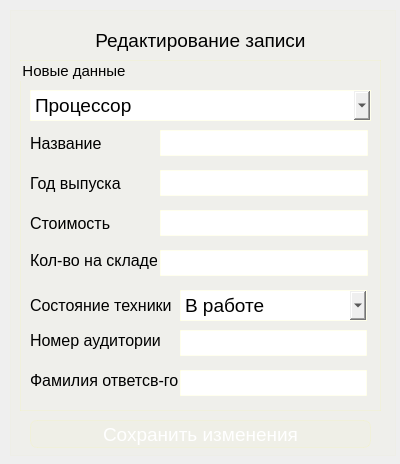
<?xml version="1.0" encoding="UTF-8"?>
<ui version="4.0">
 <class>wndw_edit</class>
 <widget class="QDialog" name="wndw_edit">
  <property name="geometry">
   <rect>
    <x>0</x>
    <y>0</y>
    <width>400</width>
    <height>464</height>
   </rect>
  </property>
  <property name="windowTitle">
   <string>Dialog</string>
  </property>
  <property name="styleSheet">
   <string notr="true">background-color: qlineargradient(
        spread:pad, x1:0, y1:0, x2:1, y2:1, 
        stop:0 rgba(139,0,255, 20), 
        stop:1 rgba(115,102,189, 40));</string>
  </property>
  <widget class="QFrame" name="frm_edit">
   <property name="geometry">
    <rect>
     <x>10</x>
     <y>10</y>
     <width>386</width>
     <height>446</height>
    </rect>
   </property>
   <property name="styleSheet">
    <string notr="true">background-color: rgba(254,254,34, 5)</string>
   </property>
   <property name="frameShape">
    <enum>QFrame::Shape::StyledPanel</enum>
   </property>
   <property name="frameShadow">
    <enum>QFrame::Shadow::Raised</enum>
   </property>
   <widget class="QLabel" name="lbl_edit">
    <property name="geometry">
     <rect>
      <x>20</x>
      <y>10</y>
      <width>341</width>
      <height>41</height>
     </rect>
    </property>
    <property name="maximumSize">
     <size>
      <width>16777215</width>
      <height>60</height>
     </size>
    </property>
    <property name="font">
     <font>
      <pointsize>14</pointsize>
     </font>
    </property>
    <property name="styleSheet">
     <string notr="true">background-color: none;
border: none;</string>
    </property>
    <property name="text">
     <string>Редактирование записи</string>
    </property>
    <property name="alignment">
     <set>Qt::AlignmentFlag::AlignCenter</set>
    </property>
   </widget>
   <widget class="QGroupBox" name="gb_new_data">
    <property name="geometry">
     <rect>
      <x>10</x>
      <y>50</y>
      <width>361</width>
      <height>351</height>
     </rect>
    </property>
    <property name="font">
     <font>
      <pointsize>11</pointsize>
     </font>
    </property>
    <property name="styleSheet">
     <string notr="true">background-color: none;
border: 1px solid rgba(254,254,34, 20);</string>
    </property>
    <property name="title">
     <string>Новые данные</string>
    </property>
    <widget class="QComboBox" name="cb_type_tech">
     <property name="geometry">
      <rect>
       <x>10</x>
       <y>30</y>
       <width>341</width>
       <height>31</height>
      </rect>
     </property>
     <property name="font">
      <font>
       <pointsize>14</pointsize>
      </font>
     </property>
     <item>
      <property name="text">
       <string>Процессор</string>
      </property>
     </item>
     <item>
      <property name="text">
       <string>Материнская плата</string>
      </property>
     </item>
     <item>
      <property name="text">
       <string>Видеокарта</string>
      </property>
     </item>
     <item>
      <property name="text">
       <string>Оперативная память</string>
      </property>
     </item>
     <item>
      <property name="text">
       <string>SSD</string>
      </property>
     </item>
     <item>
      <property name="text">
       <string>Жёсткий диск</string>
      </property>
     </item>
     <item>
      <property name="text">
       <string>Блок питания</string>
      </property>
     </item>
     <item>
      <property name="text">
       <string>Корпус</string>
      </property>
     </item>
    </widget>
    <widget class="QLabel" name="lbl_name">
     <property name="geometry">
      <rect>
       <x>10</x>
       <y>70</y>
       <width>127</width>
       <height>26</height>
      </rect>
     </property>
     <property name="font">
      <font>
       <pointsize>12</pointsize>
      </font>
     </property>
     <property name="styleSheet">
      <string notr="true">background-color: none;
border: none;</string>
     </property>
     <property name="text">
      <string>Название</string>
     </property>
    </widget>
    <widget class="QLineEdit" name="le_name">
     <property name="geometry">
      <rect>
       <x>140</x>
       <y>70</y>
       <width>208</width>
       <height>26</height>
      </rect>
     </property>
     <property name="font">
      <font>
       <pointsize>12</pointsize>
      </font>
     </property>
    </widget>
    <widget class="QLabel" name="lbl_year">
     <property name="geometry">
      <rect>
       <x>10</x>
       <y>110</y>
       <width>127</width>
       <height>26</height>
      </rect>
     </property>
     <property name="font">
      <font>
       <pointsize>12</pointsize>
      </font>
     </property>
     <property name="styleSheet">
      <string notr="true">background-color: none;
border: none;</string>
     </property>
     <property name="text">
      <string>Год выпуска</string>
     </property>
    </widget>
    <widget class="QLineEdit" name="le_year">
     <property name="geometry">
      <rect>
       <x>140</x>
       <y>110</y>
       <width>208</width>
       <height>26</height>
      </rect>
     </property>
     <property name="font">
      <font>
       <pointsize>12</pointsize>
      </font>
     </property>
    </widget>
    <widget class="QLabel" name="lbl_value">
     <property name="geometry">
      <rect>
       <x>10</x>
       <y>150</y>
       <width>127</width>
       <height>26</height>
      </rect>
     </property>
     <property name="font">
      <font>
       <pointsize>12</pointsize>
      </font>
     </property>
     <property name="styleSheet">
      <string notr="true">background-color: none;
border: none;</string>
     </property>
     <property name="text">
      <string>Стоимость</string>
     </property>
    </widget>
    <widget class="QLineEdit" name="le_value">
     <property name="geometry">
      <rect>
       <x>140</x>
       <y>150</y>
       <width>208</width>
       <height>26</height>
      </rect>
     </property>
     <property name="font">
      <font>
       <pointsize>12</pointsize>
      </font>
     </property>
    </widget>
    <widget class="QLabel" name="lbl_amount">
     <property name="geometry">
      <rect>
       <x>10</x>
       <y>190</y>
       <width>127</width>
       <height>20</height>
      </rect>
     </property>
     <property name="maximumSize">
      <size>
       <width>150</width>
       <height>20</height>
      </size>
     </property>
     <property name="font">
      <font>
       <pointsize>12</pointsize>
      </font>
     </property>
     <property name="styleSheet">
      <string notr="true">background-color: none;
border: none;</string>
     </property>
     <property name="text">
      <string>Кол-во на складе</string>
     </property>
    </widget>
    <widget class="QLineEdit" name="le_amount">
     <property name="geometry">
      <rect>
       <x>140</x>
       <y>190</y>
       <width>208</width>
       <height>26</height>
      </rect>
     </property>
     <property name="font">
      <font>
       <pointsize>12</pointsize>
      </font>
     </property>
    </widget>
    <widget class="QComboBox" name="cb_add_sost">
     <property name="geometry">
      <rect>
       <x>160</x>
       <y>230</y>
       <width>187</width>
       <height>31</height>
      </rect>
     </property>
     <property name="font">
      <font>
       <pointsize>14</pointsize>
      </font>
     </property>
     <item>
      <property name="text">
       <string>В работе</string>
      </property>
     </item>
     <item>
      <property name="text">
       <string>В ремонте</string>
      </property>
     </item>
     <item>
      <property name="text">
       <string>Списана</string>
      </property>
     </item>
    </widget>
    <widget class="QLabel" name="lbl_number_aud">
     <property name="geometry">
      <rect>
       <x>10</x>
       <y>270</y>
       <width>148</width>
       <height>20</height>
      </rect>
     </property>
     <property name="maximumSize">
      <size>
       <width>150</width>
       <height>20</height>
      </size>
     </property>
     <property name="font">
      <font>
       <pointsize>12</pointsize>
      </font>
     </property>
     <property name="styleSheet">
      <string notr="true">background-color: none;
border: none;</string>
     </property>
     <property name="text">
      <string>Номер аудитории</string>
     </property>
    </widget>
    <widget class="QLineEdit" name="le_number_aud">
     <property name="geometry">
      <rect>
       <x>160</x>
       <y>270</y>
       <width>187</width>
       <height>26</height>
      </rect>
     </property>
     <property name="font">
      <font>
       <pointsize>12</pointsize>
      </font>
     </property>
    </widget>
    <widget class="QLabel" name="lbl_otv">
     <property name="geometry">
      <rect>
       <x>10</x>
       <y>310</y>
       <width>148</width>
       <height>20</height>
      </rect>
     </property>
     <property name="maximumSize">
      <size>
       <width>150</width>
       <height>20</height>
      </size>
     </property>
     <property name="font">
      <font>
       <pointsize>12</pointsize>
      </font>
     </property>
     <property name="styleSheet">
      <string notr="true">background-color: none;
border: none;</string>
     </property>
     <property name="text">
      <string>Фамилия ответсв-го</string>
     </property>
    </widget>
    <widget class="QLineEdit" name="le_otvetstv">
     <property name="geometry">
      <rect>
       <x>160</x>
       <y>310</y>
       <width>187</width>
       <height>26</height>
      </rect>
     </property>
     <property name="font">
      <font>
       <pointsize>12</pointsize>
      </font>
     </property>
    </widget>
    <widget class="QLabel" name="lbl_sost">
     <property name="geometry">
      <rect>
       <x>10</x>
       <y>230</y>
       <width>148</width>
       <height>31</height>
      </rect>
     </property>
     <property name="font">
      <font>
       <pointsize>12</pointsize>
      </font>
     </property>
     <property name="styleSheet">
      <string notr="true">background-color: none;
border: none;</string>
     </property>
     <property name="text">
      <string>Состояние техники</string>
     </property>
    </widget>
   </widget>
   <widget class="QPushButton" name="pb_save">
    <property name="geometry">
     <rect>
      <x>20</x>
      <y>410</y>
      <width>341</width>
      <height>28</height>
     </rect>
    </property>
    <property name="font">
     <font>
      <pointsize>14</pointsize>
     </font>
    </property>
    <property name="styleSheet">
     <string notr="true">QPushButton {
color: white;
backgroung-color: rgba(254,254,34, 30);
border: 1px solid rgba(254,254,34, 20);
border-radius: 7px;
}

QPushButton:hover {
background-color: rgba(254,254,34, 40);
}

QPushButton:pressed {
background-color: rgba(254,254,34, 70);
}</string>
    </property>
    <property name="text">
     <string>Сохранить изменения</string>
    </property>
    <property name="default">
     <bool>false</bool>
    </property>
    <property name="flat">
     <bool>false</bool>
    </property>
   </widget>
  </widget>
 </widget>
 <resources/>
 <connections/>
</ui>
